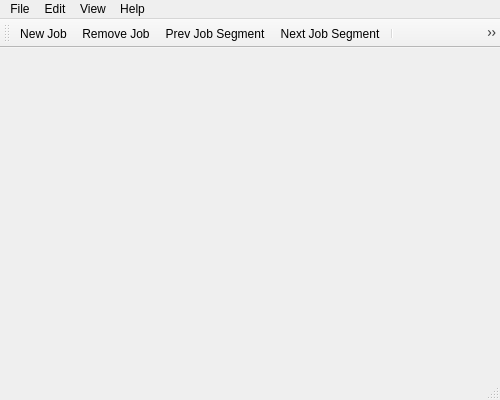
<?xml version="1.0" encoding="UTF-8"?>
<ui version="4.0">
 <class>MainWindow</class>
 <widget class="QMainWindow" name="MainWindow">
  <property name="geometry">
   <rect>
    <x>0</x>
    <y>0</y>
    <width>500</width>
    <height>400</height>
   </rect>
  </property>
  <property name="windowTitle">
   <string/>
  </property>
  <widget class="QWidget" name="centralWidget">
   <layout class="QVBoxLayout" name="verticalLayout"/>
  </widget>
  <widget class="QMenuBar" name="menuBar">
   <property name="geometry">
    <rect>
     <x>0</x>
     <y>0</y>
     <width>500</width>
     <height>25</height>
    </rect>
   </property>
   <widget class="QMenu" name="menuFile">
    <property name="title">
     <string>File</string>
    </property>
    <addaction name="actionNew"/>
    <addaction name="actionOpen"/>
    <addaction name="actionOpen_Recent"/>
    <addaction name="actionSave"/>
    <addaction name="actionSaveCopy_As"/>
    <addaction name="actionClose"/>
    <addaction name="separator"/>
    <addaction name="actionPrint"/>
    <addaction name="actionExport_PDF"/>
    <addaction name="actionExport_Svg"/>
    <addaction name="separator"/>
    <addaction name="actionProperties"/>
    <addaction name="separator"/>
    <addaction name="actionExit"/>
   </widget>
   <widget class="QMenu" name="menuEdit">
    <property name="title">
     <string>Edit</string>
    </property>
    <addaction name="actionStations"/>
    <addaction name="actionRollingstockManager"/>
    <addaction name="action_JobsMgr"/>
    <addaction name="actionJob_Shifts"/>
    <addaction name="actionQuery"/>
    <addaction name="separator"/>
    <addaction name="actionMeeting_Information"/>
    <addaction name="separator"/>
    <addaction name="actionSettings"/>
   </widget>
   <widget class="QMenu" name="menuHelp">
    <property name="title">
     <string>Help</string>
    </property>
    <addaction name="actionAbout"/>
    <addaction name="actionAbout_Qt"/>
   </widget>
   <widget class="QMenu" name="menuView">
    <property name="title">
     <string>View</string>
    </property>
    <addaction name="actionNext_Job_Segment"/>
    <addaction name="actionPrev_Job_Segment"/>
    <addaction name="separator"/>
    <addaction name="actionRS_Session_Viewer"/>
   </widget>
   <addaction name="menuFile"/>
   <addaction name="menuEdit"/>
   <addaction name="menuView"/>
   <addaction name="menuHelp"/>
  </widget>
  <widget class="QToolBar" name="mainToolBar">
   <property name="enabled">
    <bool>true</bool>
   </property>
   <attribute name="toolBarArea">
    <enum>TopToolBarArea</enum>
   </attribute>
   <attribute name="toolBarBreak">
    <bool>false</bool>
   </attribute>
   <addaction name="actionAddJob"/>
   <addaction name="actionRemoveJob"/>
   <addaction name="actionPrev_Job_Segment"/>
   <addaction name="actionNext_Job_Segment"/>
   <addaction name="separator"/>
   <addaction name="actionRS_Session_Viewer"/>
  </widget>
  <widget class="QStatusBar" name="statusBar"/>
  <action name="actionOpen">
   <property name="text">
    <string>Open</string>
   </property>
  </action>
  <action name="actionSave">
   <property name="text">
    <string>Save</string>
   </property>
  </action>
  <action name="actionExit">
   <property name="text">
    <string>Exit</string>
   </property>
  </action>
  <action name="actionAddJob">
   <property name="text">
    <string>New Job</string>
   </property>
  </action>
  <action name="actionRemoveJob">
   <property name="text">
    <string>Remove Job</string>
   </property>
   <property name="toolTip">
    <string>Remove Job</string>
   </property>
  </action>
  <action name="actionStations">
   <property name="text">
    <string>Stations</string>
   </property>
  </action>
  <action name="actionRollingstockManager">
   <property name="text">
    <string>Rollingstock</string>
   </property>
  </action>
  <action name="actionNew">
   <property name="text">
    <string>New</string>
   </property>
  </action>
  <action name="actionClose">
   <property name="text">
    <string>Close</string>
   </property>
  </action>
  <action name="actionAbout">
   <property name="text">
    <string>About</string>
   </property>
  </action>
  <action name="actionAbout_Qt">
   <property name="text">
    <string>About Qt</string>
   </property>
  </action>
  <action name="actionPrint">
   <property name="text">
    <string>Print</string>
   </property>
  </action>
  <action name="actionExport_PDF">
   <property name="text">
    <string>Export PDF</string>
   </property>
  </action>
  <action name="actionOpen_Recent">
   <property name="text">
    <string>Open Recent</string>
   </property>
  </action>
  <action name="actionQuery">
   <property name="text">
    <string>Query</string>
   </property>
  </action>
  <action name="actionSaveCopy_As">
   <property name="text">
    <string>Save Copy As</string>
   </property>
   <property name="toolTip">
    <string>Save a backup copy of the current session</string>
   </property>
  </action>
  <action name="actionJob_Shifts">
   <property name="text">
    <string>Job Shifts</string>
   </property>
  </action>
  <action name="actionExport_Svg">
   <property name="text">
    <string>Export Svg</string>
   </property>
  </action>
  <action name="action_JobsMgr">
   <property name="text">
    <string>Jobs</string>
   </property>
  </action>
  <action name="actionSettings">
   <property name="text">
    <string>Settings</string>
   </property>
  </action>
  <action name="actionNext_Job_Segment">
   <property name="enabled">
    <bool>true</bool>
   </property>
   <property name="text">
    <string>Next Job Segment</string>
   </property>
  </action>
  <action name="actionPrev_Job_Segment">
   <property name="enabled">
    <bool>true</bool>
   </property>
   <property name="text">
    <string>Prev Job Segment</string>
   </property>
  </action>
  <action name="actionProperties">
   <property name="text">
    <string>Properties</string>
   </property>
  </action>
  <action name="actionRS_Session_Viewer">
   <property name="text">
    <string>Session Rollingstock Summary</string>
   </property>
   <property name="toolTip">
    <string>Show rollingstock position at start or end of session</string>
   </property>
  </action>
  <action name="actionMeeting_Information">
   <property name="text">
    <string>Meeting Information</string>
   </property>
  </action>
 </widget>
 <layoutdefault spacing="6" margin="11"/>
 <resources/>
 <connections/>
</ui>
